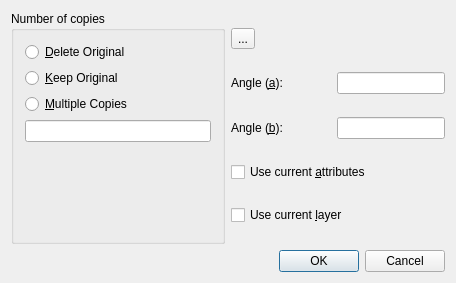
<?xml version="1.0" encoding="UTF-8"?>
<ui version="4.0">
 <class>QG_DlgRotate2</class>
 <widget class="QDialog" name="QG_DlgRotate2">
  <property name="geometry">
   <rect>
    <x>0</x>
    <y>0</y>
    <width>456</width>
    <height>283</height>
   </rect>
  </property>
  <property name="sizePolicy">
   <sizepolicy hsizetype="Minimum" vsizetype="Minimum">
    <horstretch>0</horstretch>
    <verstretch>0</verstretch>
   </sizepolicy>
  </property>
  <property name="minimumSize">
   <size>
    <width>300</width>
    <height>190</height>
   </size>
  </property>
  <property name="windowTitle">
   <string>Rotate Two Options</string>
  </property>
  <layout class="QGridLayout">
   <item row="0" column="0">
    <widget class="QGroupBox" name="bgNumber">
     <property name="title">
      <string>Number of copies</string>
     </property>
     <layout class="QVBoxLayout">
      <item>
       <widget class="QRadioButton" name="rbMove">
        <property name="sizePolicy">
         <sizepolicy hsizetype="Minimum" vsizetype="Preferred">
          <horstretch>0</horstretch>
          <verstretch>0</verstretch>
         </sizepolicy>
        </property>
        <property name="minimumSize">
         <size>
          <width>0</width>
          <height>18</height>
         </size>
        </property>
        <property name="text">
         <string>&amp;Delete Original</string>
        </property>
       </widget>
      </item>
      <item>
       <widget class="QRadioButton" name="rbCopy">
        <property name="sizePolicy">
         <sizepolicy hsizetype="Minimum" vsizetype="Preferred">
          <horstretch>0</horstretch>
          <verstretch>0</verstretch>
         </sizepolicy>
        </property>
        <property name="minimumSize">
         <size>
          <width>0</width>
          <height>18</height>
         </size>
        </property>
        <property name="text">
         <string>&amp;Keep Original</string>
        </property>
       </widget>
      </item>
      <item>
       <widget class="QRadioButton" name="rbMultiCopy">
        <property name="sizePolicy">
         <sizepolicy hsizetype="Minimum" vsizetype="Preferred">
          <horstretch>0</horstretch>
          <verstretch>0</verstretch>
         </sizepolicy>
        </property>
        <property name="minimumSize">
         <size>
          <width>0</width>
          <height>18</height>
         </size>
        </property>
        <property name="text">
         <string>&amp;Multiple Copies</string>
        </property>
       </widget>
      </item>
      <item>
       <widget class="QLineEdit" name="leNumber"/>
      </item>
      <item>
       <spacer name="spacer7">
        <property name="orientation">
         <enum>Qt::Vertical</enum>
        </property>
        <property name="sizeType">
         <enum>QSizePolicy::Expanding</enum>
        </property>
        <property name="sizeHint" stdset="0">
         <size>
          <width>20</width>
          <height>21</height>
         </size>
        </property>
       </spacer>
      </item>
     </layout>
    </widget>
   </item>
   <item row="0" column="1">
    <layout class="QVBoxLayout">
     <item>
      <widget class="QToolButton" name="toolButton">
       <property name="text">
        <string>...</string>
       </property>
       <property name="icon">
        <iconset resource="../../../res/extui/extui.qrc">
         <normaloff>:/extui/dlgmodifyrotate2.png</normaloff>:/extui/dlgmodifyrotate2.png</iconset>
       </property>
       <property name="iconSize">
        <size>
         <width>80</width>
         <height>80</height>
        </size>
       </property>
      </widget>
     </item>
     <item>
      <layout class="QHBoxLayout">
       <item>
        <widget class="QLabel" name="lAngle1">
         <property name="text">
          <string>Angle (&amp;a):</string>
         </property>
         <property name="wordWrap">
          <bool>false</bool>
         </property>
         <property name="buddy">
          <cstring>leAngle1</cstring>
         </property>
        </widget>
       </item>
       <item>
        <spacer name="spacer13_2">
         <property name="orientation">
          <enum>Qt::Horizontal</enum>
         </property>
         <property name="sizeType">
          <enum>QSizePolicy::Expanding</enum>
         </property>
         <property name="sizeHint" stdset="0">
          <size>
           <width>41</width>
           <height>20</height>
          </size>
         </property>
        </spacer>
       </item>
       <item>
        <widget class="QLineEdit" name="leAngle1"/>
       </item>
      </layout>
     </item>
     <item>
      <layout class="QHBoxLayout">
       <item>
        <widget class="QLabel" name="lAngle2">
         <property name="text">
          <string>Angle (&amp;b):</string>
         </property>
         <property name="wordWrap">
          <bool>false</bool>
         </property>
         <property name="buddy">
          <cstring>leAngle2</cstring>
         </property>
        </widget>
       </item>
       <item>
        <spacer name="spacer13">
         <property name="orientation">
          <enum>Qt::Horizontal</enum>
         </property>
         <property name="sizeType">
          <enum>QSizePolicy::Expanding</enum>
         </property>
         <property name="sizeHint" stdset="0">
          <size>
           <width>41</width>
           <height>20</height>
          </size>
         </property>
        </spacer>
       </item>
       <item>
        <widget class="QLineEdit" name="leAngle2"/>
       </item>
      </layout>
     </item>
     <item>
      <widget class="QCheckBox" name="cbCurrentAttributes">
       <property name="text">
        <string>Use current &amp;attributes</string>
       </property>
      </widget>
     </item>
     <item>
      <widget class="QCheckBox" name="cbCurrentLayer">
       <property name="text">
        <string>Use current &amp;layer</string>
       </property>
      </widget>
     </item>
    </layout>
   </item>
   <item row="1" column="0" colspan="2">
    <widget class="QDialogButtonBox" name="buttonBox">
     <property name="standardButtons">
      <set>QDialogButtonBox::Cancel|QDialogButtonBox::Ok</set>
     </property>
    </widget>
   </item>
  </layout>
 </widget>
 <layoutdefault spacing="6" margin="11"/>
 <resources>
  <include location="../../../res/extui/extui.qrc"/>
 </resources>
 <connections>
  <connection>
   <sender>rbMove</sender>
   <signal>toggled(bool)</signal>
   <receiver>leNumber</receiver>
   <slot>setDisabled(bool)</slot>
   <hints>
    <hint type="sourcelabel">
     <x>20</x>
     <y>20</y>
    </hint>
    <hint type="destinationlabel">
     <x>20</x>
     <y>20</y>
    </hint>
   </hints>
  </connection>
  <connection>
   <sender>rbCopy</sender>
   <signal>toggled(bool)</signal>
   <receiver>leNumber</receiver>
   <slot>setDisabled(bool)</slot>
   <hints>
    <hint type="sourcelabel">
     <x>20</x>
     <y>20</y>
    </hint>
    <hint type="destinationlabel">
     <x>20</x>
     <y>20</y>
    </hint>
   </hints>
  </connection>
  <connection>
   <sender>rbMultiCopy</sender>
   <signal>toggled(bool)</signal>
   <receiver>leNumber</receiver>
   <slot>setEnabled(bool)</slot>
   <hints>
    <hint type="sourcelabel">
     <x>20</x>
     <y>20</y>
    </hint>
    <hint type="destinationlabel">
     <x>20</x>
     <y>20</y>
    </hint>
   </hints>
  </connection>
  <connection>
   <sender>buttonBox</sender>
   <signal>accepted()</signal>
   <receiver>QG_DlgRotate2</receiver>
   <slot>accept()</slot>
   <hints>
    <hint type="sourcelabel">
     <x>227</x>
     <y>266</y>
    </hint>
    <hint type="destinationlabel">
     <x>20</x>
     <y>20</y>
    </hint>
   </hints>
  </connection>
  <connection>
   <sender>buttonBox</sender>
   <signal>rejected()</signal>
   <receiver>QG_DlgRotate2</receiver>
   <slot>reject()</slot>
   <hints>
    <hint type="sourcelabel">
     <x>227</x>
     <y>266</y>
    </hint>
    <hint type="destinationlabel">
     <x>20</x>
     <y>20</y>
    </hint>
   </hints>
  </connection>
 </connections>
</ui>
